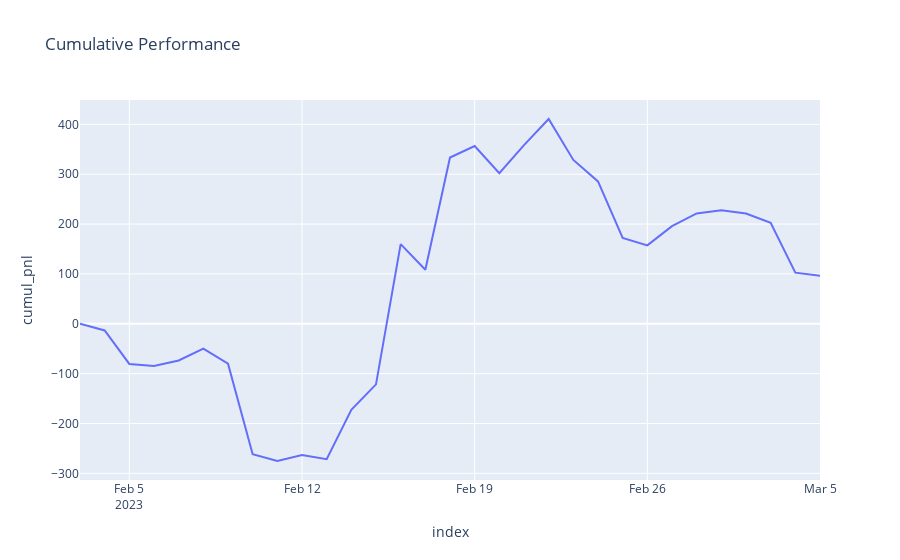

The cell this chart's notebook holds for it:
### Code cell
import plotly.express as px

fig = px.line(cumulative_df['cumul_pnl'], y="cumul_pnl", title='Cumulative Performance')
fig.show()

#%%

### Figure 1 — Plotly figure (JSON) as saved in the notebook; plotly's stock layout.template omitted (floating-point values rounded to 4 significant figures)
{"data": [{"hovertemplate": "index=%{x}<br>cumul_pnl=%{y}<extra></extra>", "legendgroup": "", "line": {"color": "#636efa", "dash": "solid"}, "marker": {"symbol": "circle"}, "mode": "lines", "name": "", "orientation": "v", "showlegend": false, "type": "scatter", "x": ["2023-02-03T00:00:00Z", "2023-02-04T00:00:00Z", "2023-02-05T00:00:00Z", "2023-02-06T00:00:00Z", "2023-02-07T00:00:00Z", "2023-02-08T00:00:00Z", "2023-02-09T00:00:00Z", "2023-02-10T00:00:00Z", "2023-02-11T00:00:00Z", "2023-02-12T00:00:00Z", "2023-02-13T00:00:00Z", "2023-02-14T00:00:00Z", "2023-02-15T00:00:00Z", "2023-02-16T00:00:00Z", "2023-02-17T00:00:00Z", "2023-02-18T00:00:00Z", "2023-02-19T00:00:00Z", "2023-02-20T00:00:00Z", "2023-02-21T00:00:00Z", "2023-02-22T00:00:00Z", "2023-02-23T00:00:00Z", "2023-02-24T00:00:00Z", "2023-02-25T00:00:00Z", "2023-02-26T00:00:00Z", "2023-02-27T00:00:00Z", "2023-02-28T00:00:00Z", "2023-03-01T00:00:00Z", "2023-03-02T00:00:00Z", "2023-03-03T00:00:00Z", "2023-03-04T00:00:00Z", "2023-03-05T00:00:00Z"], "xaxis": "x", "y": [0, -13.3, -80.55, -84.39, -73.64, -49.92, -79.96, -261.6, -275.1, -263.2, -271.6, -172.4, -121.5, 159.7, 108.4, 333.4, 356.6, 301.9, 358.2, 410.7, 328.7, 285.6, 172.2, 157.3, 195.9, 221.2, 227.8, 221.1, 202.6, 102.6, 96.44], "yaxis": "y"}], "layout": {"legend": {"tracegroupgap": 0}, "title": {"text": "Cumulative Performance"}, "xaxis": {"anchor": "y", "domain": [0, 1], "title": {"text": "index"}}, "yaxis": {"anchor": "x", "domain": [0, 1], "title": {"text": "cumul_pnl"}}}}
